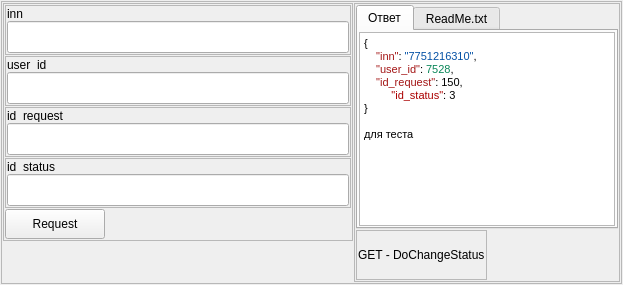
          <widget class="QWidget" name="tab_14">
           <attribute name="title">
            <string>Изменить статус</string>
           </attribute>
           <layout class="QHBoxLayout" name="horizontalLayout_24">
            <property name="spacing">
             <number>1</number>
            </property>
            <property name="leftMargin">
             <number>1</number>
            </property>
            <property name="topMargin">
             <number>1</number>
            </property>
            <property name="rightMargin">
             <number>1</number>
            </property>
            <property name="bottomMargin">
             <number>1</number>
            </property>
            <item>
             <widget class="QFrame" name="frame_71">
              <property name="frameShape">
               <enum>QFrame::StyledPanel</enum>
              </property>
              <property name="frameShadow">
               <enum>QFrame::Raised</enum>
              </property>
              <layout class="QHBoxLayout" name="horizontalLayout_43">
               <property name="spacing">
                <number>1</number>
               </property>
               <property name="leftMargin">
                <number>1</number>
               </property>
               <property name="topMargin">
                <number>1</number>
               </property>
               <property name="rightMargin">
                <number>1</number>
               </property>
               <property name="bottomMargin">
                <number>1</number>
               </property>
               <item alignment="Qt::AlignTop">
                <widget class="QFrame" name="frame_97">
                 <property name="minimumSize">
                  <size>
                   <width>350</width>
                   <height>0</height>
                  </size>
                 </property>
                 <property name="maximumSize">
                  <size>
                   <width>350</width>
                   <height>16777215</height>
                  </size>
                 </property>
                 <property name="frameShape">
                  <enum>QFrame::StyledPanel</enum>
                 </property>
                 <property name="frameShadow">
                  <enum>QFrame::Raised</enum>
                 </property>
                 <layout class="QVBoxLayout" name="verticalLayout_76">
                  <property name="spacing">
                   <number>1</number>
                  </property>
                  <property name="leftMargin">
                   <number>1</number>
                  </property>
                  <property name="topMargin">
                   <number>1</number>
                  </property>
                  <property name="rightMargin">
                   <number>1</number>
                  </property>
                  <property name="bottomMargin">
                   <number>1</number>
                  </property>
                  <item>
                   <widget class="QFrame" name="frame_100">
                    <property name="minimumSize">
                     <size>
                      <width>0</width>
                      <height>50</height>
                     </size>
                    </property>
                    <property name="maximumSize">
                     <size>
                      <width>16777215</width>
                      <height>50</height>
                     </size>
                    </property>
                    <property name="frameShape">
                     <enum>QFrame::StyledPanel</enum>
                    </property>
                    <property name="frameShadow">
                     <enum>QFrame::Raised</enum>
                    </property>
                    <layout class="QVBoxLayout" name="verticalLayout_78">
                     <property name="spacing">
                      <number>1</number>
                     </property>
                     <property name="leftMargin">
                      <number>1</number>
                     </property>
                     <property name="topMargin">
                      <number>1</number>
                     </property>
                     <property name="rightMargin">
                      <number>1</number>
                     </property>
                     <property name="bottomMargin">
                      <number>1</number>
                     </property>
                     <item>
                      <widget class="QLabel" name="label_40">
                       <property name="minimumSize">
                        <size>
                         <width>0</width>
                         <height>13</height>
                        </size>
                       </property>
                       <property name="maximumSize">
                        <size>
                         <width>16777215</width>
                         <height>13</height>
                        </size>
                       </property>
                       <property name="text">
                        <string>inn</string>
                       </property>
                      </widget>
                     </item>
                     <item>
                      <widget class="QLineEdit" name="text_inn_DoChangeStatus">
                       <property name="minimumSize">
                        <size>
                         <width>0</width>
                         <height>32</height>
                        </size>
                       </property>
                       <property name="text">
                        <string/>
                       </property>
                      </widget>
                     </item>
                    </layout>
                   </widget>
                  </item>
                  <item>
                   <widget class="QFrame" name="frame_101">
                    <property name="minimumSize">
                     <size>
                      <width>0</width>
                      <height>50</height>
                     </size>
                    </property>
                    <property name="maximumSize">
                     <size>
                      <width>16777215</width>
                      <height>50</height>
                     </size>
                    </property>
                    <property name="frameShape">
                     <enum>QFrame::StyledPanel</enum>
                    </property>
                    <property name="frameShadow">
                     <enum>QFrame::Raised</enum>
                    </property>
                    <layout class="QVBoxLayout" name="verticalLayout_79">
                     <property name="spacing">
                      <number>1</number>
                     </property>
                     <property name="leftMargin">
                      <number>1</number>
                     </property>
                     <property name="topMargin">
                      <number>1</number>
                     </property>
                     <property name="rightMargin">
                      <number>1</number>
                     </property>
                     <property name="bottomMargin">
                      <number>1</number>
                     </property>
                     <item>
                      <widget class="QLabel" name="label_57">
                       <property name="minimumSize">
                        <size>
                         <width>0</width>
                         <height>13</height>
                        </size>
                       </property>
                       <property name="maximumSize">
                        <size>
                         <width>16777215</width>
                         <height>13</height>
                        </size>
                       </property>
                       <property name="text">
                        <string>user_id</string>
                       </property>
                      </widget>
                     </item>
                     <item>
                      <widget class="QLineEdit" name="text_user_id_DoChangeStatus">
                       <property name="minimumSize">
                        <size>
                         <width>0</width>
                         <height>32</height>
                        </size>
                       </property>
                      </widget>
                     </item>
                    </layout>
                   </widget>
                  </item>
                  <item>
                   <widget class="QFrame" name="frame_102">
                    <property name="minimumSize">
                     <size>
                      <width>0</width>
                      <height>50</height>
                     </size>
                    </property>
                    <property name="maximumSize">
                     <size>
                      <width>16777215</width>
                      <height>50</height>
                     </size>
                    </property>
                    <property name="frameShape">
                     <enum>QFrame::StyledPanel</enum>
                    </property>
                    <property name="frameShadow">
                     <enum>QFrame::Raised</enum>
                    </property>
                    <layout class="QVBoxLayout" name="verticalLayout_80">
                     <property name="spacing">
                      <number>1</number>
                     </property>
                     <property name="leftMargin">
                      <number>1</number>
                     </property>
                     <property name="topMargin">
                      <number>1</number>
                     </property>
                     <property name="rightMargin">
                      <number>1</number>
                     </property>
                     <property name="bottomMargin">
                      <number>1</number>
                     </property>
                     <item>
                      <widget class="QLabel" name="label_59">
                       <property name="minimumSize">
                        <size>
                         <width>0</width>
                         <height>13</height>
                        </size>
                       </property>
                       <property name="maximumSize">
                        <size>
                         <width>16777215</width>
                         <height>13</height>
                        </size>
                       </property>
                       <property name="text">
                        <string>id_request</string>
                       </property>
                      </widget>
                     </item>
                     <item>
                      <widget class="QLineEdit" name="text_id_request_DoChangeStatus">
                       <property name="minimumSize">
                        <size>
                         <width>0</width>
                         <height>32</height>
                        </size>
                       </property>
                      </widget>
                     </item>
                    </layout>
                   </widget>
                  </item>
                  <item>
                   <widget class="QFrame" name="frame_103">
                    <property name="minimumSize">
                     <size>
                      <width>0</width>
                      <height>50</height>
                     </size>
                    </property>
                    <property name="maximumSize">
                     <size>
                      <width>16777215</width>
                      <height>50</height>
                     </size>
                    </property>
                    <property name="frameShape">
                     <enum>QFrame::StyledPanel</enum>
                    </property>
                    <property name="frameShadow">
                     <enum>QFrame::Raised</enum>
                    </property>
                    <layout class="QVBoxLayout" name="verticalLayout_81">
                     <property name="spacing">
                      <number>1</number>
                     </property>
                     <property name="leftMargin">
                      <number>1</number>
                     </property>
                     <property name="topMargin">
                      <number>1</number>
                     </property>
                     <property name="rightMargin">
                      <number>1</number>
                     </property>
                     <property name="bottomMargin">
                      <number>1</number>
                     </property>
                     <item>
                      <widget class="QLabel" name="label_60">
                       <property name="minimumSize">
                        <size>
                         <width>0</width>
                         <height>13</height>
                        </size>
                       </property>
                       <property name="maximumSize">
                        <size>
                         <width>16777215</width>
                         <height>13</height>
                        </size>
                       </property>
                       <property name="text">
                        <string>id_status</string>
                       </property>
                      </widget>
                     </item>
                     <item>
                      <widget class="QLineEdit" name="text_id_status_DoChangeStatus">
                       <property name="minimumSize">
                        <size>
                         <width>0</width>
                         <height>32</height>
                        </size>
                       </property>
                      </widget>
                     </item>
                    </layout>
                   </widget>
                  </item>
                  <item>
                   <widget class="QPushButton" name="bt_DoChangeStatus">
                    <property name="minimumSize">
                     <size>
                      <width>100</width>
                      <height>30</height>
                     </size>
                    </property>
                    <property name="maximumSize">
                     <size>
                      <width>100</width>
                      <height>30</height>
                     </size>
                    </property>
                    <property name="text">
                     <string>Request</string>
                    </property>
                   </widget>
                  </item>
                 </layout>
                </widget>
               </item>
               <item>
                <widget class="QFrame" name="frame_3">
                 <property name="frameShape">
                  <enum>QFrame::StyledPanel</enum>
                 </property>
                 <property name="frameShadow">
                  <enum>QFrame::Raised</enum>
                 </property>
                 <layout class="QVBoxLayout" name="verticalLayout_93">
                  <property name="spacing">
                   <number>1</number>
                  </property>
                  <property name="leftMargin">
                   <number>1</number>
                  </property>
                  <property name="topMargin">
                   <number>1</number>
                  </property>
                  <property name="rightMargin">
                   <number>1</number>
                  </property>
                  <property name="bottomMargin">
                   <number>1</number>
                  </property>
                  <item>
                   <widget class="QTabWidget" name="tabWidget_10">
                    <property name="currentIndex">
                     <number>0</number>
                    </property>
                    <widget class="QWidget" name="tab_30">
                     <attribute name="title">
                      <string>Ответ</string>
                     </attribute>
                     <layout class="QHBoxLayout" name="horizontalLayout_33">
                      <property name="spacing">
                       <number>1</number>
                      </property>
                      <property name="leftMargin">
                       <number>1</number>
                      </property>
                      <property name="topMargin">
                       <number>1</number>
                      </property>
                      <property name="rightMargin">
                       <number>1</number>
                      </property>
                      <property name="bottomMargin">
                       <number>1</number>
                      </property>
                      <item>
                       <widget class="QTextBrowser" name="browser_DoChangeStatus">
                        <property name="html">
                         <string>&lt;!DOCTYPE HTML PUBLIC &quot;-//W3C//DTD HTML 4.0//EN&quot; &quot;http://www.w3.org/TR/REC-html40/strict.dtd&quot;&gt;
&lt;html&gt;&lt;head&gt;&lt;meta name=&quot;qrichtext&quot; content=&quot;1&quot; /&gt;&lt;style type=&quot;text/css&quot;&gt;
p, li { white-space: pre-wrap; }
&lt;/style&gt;&lt;/head&gt;&lt;body style=&quot; font-family:'MS Shell Dlg 2'; font-size:8.25pt; font-weight:400; font-style:normal;&quot;&gt;
&lt;p style=&quot; margin-top:0px; margin-bottom:0px; margin-left:0px; margin-right:0px; -qt-block-indent:0; text-indent:0px;&quot;&gt;&lt;span style=&quot; font-family:'IBMPlexMono,  Courier New , monospace,Consolas,Courier New,monospace'; font-size:8pt; color:#000000;&quot;&gt;{&lt;/span&gt;&lt;/p&gt;
&lt;p style=&quot; margin-top:0px; margin-bottom:0px; margin-left:0px; margin-right:0px; -qt-block-indent:0; text-indent:0px;&quot;&gt;&lt;span style=&quot; font-family:'IBMPlexMono,  Courier New , monospace,Consolas,Courier New,monospace'; font-size:8pt; color:#000000;&quot;&gt;    &lt;/span&gt;&lt;span style=&quot; font-family:'IBMPlexMono,  Courier New , monospace,Consolas,Courier New,monospace'; font-size:8pt; color:#a31515;&quot;&gt;&amp;quot;inn&amp;quot;&lt;/span&gt;&lt;span style=&quot; font-family:'IBMPlexMono,  Courier New , monospace,Consolas,Courier New,monospace'; font-size:8pt; color:#000000;&quot;&gt;: &lt;/span&gt;&lt;span style=&quot; font-family:'IBMPlexMono,  Courier New , monospace,Consolas,Courier New,monospace'; font-size:8pt; color:#0451a5;&quot;&gt;&amp;quot;7751216310&amp;quot;&lt;/span&gt;&lt;span style=&quot; font-family:'IBMPlexMono,  Courier New , monospace,Consolas,Courier New,monospace'; font-size:8pt; color:#000000;&quot;&gt;,&lt;/span&gt;&lt;/p&gt;
&lt;p style=&quot; margin-top:0px; margin-bottom:0px; margin-left:0px; margin-right:0px; -qt-block-indent:0; text-indent:0px;&quot;&gt;&lt;span style=&quot; font-family:'IBMPlexMono,  Courier New , monospace,Consolas,Courier New,monospace'; font-size:8pt; color:#000000;&quot;&gt;    &lt;/span&gt;&lt;span style=&quot; font-family:'IBMPlexMono,  Courier New , monospace,Consolas,Courier New,monospace'; font-size:8pt; color:#a31515;&quot;&gt;&amp;quot;user_id&amp;quot;&lt;/span&gt;&lt;span style=&quot; font-family:'IBMPlexMono,  Courier New , monospace,Consolas,Courier New,monospace'; font-size:8pt; color:#000000;&quot;&gt;: &lt;/span&gt;&lt;span style=&quot; font-family:'IBMPlexMono,  Courier New , monospace,Consolas,Courier New,monospace'; font-size:8pt; color:#098658;&quot;&gt;7528&lt;/span&gt;&lt;span style=&quot; font-family:'IBMPlexMono,  Courier New , monospace,Consolas,Courier New,monospace'; font-size:8pt; color:#000000;&quot;&gt;,&lt;/span&gt;&lt;/p&gt;
&lt;p style=&quot; margin-top:0px; margin-bottom:0px; margin-left:0px; margin-right:0px; -qt-block-indent:0; text-indent:0px;&quot;&gt;&lt;span style=&quot; font-family:'IBMPlexMono,  Courier New , monospace,Consolas,Courier New,monospace'; font-size:8pt; color:#000000;&quot;&gt;    &lt;/span&gt;&lt;span style=&quot; font-family:'IBMPlexMono,  Courier New , monospace,Consolas,Courier New,monospace'; font-size:8pt; color:#a31515;&quot;&gt;&amp;quot;id_request&amp;quot;&lt;/span&gt;&lt;span style=&quot; font-family:'IBMPlexMono,  Courier New , monospace,Consolas,Courier New,monospace'; font-size:8pt; color:#000000;&quot;&gt;: 150,&lt;/span&gt;&lt;/p&gt;
&lt;p style=&quot; margin-top:0px; margin-bottom:0px; margin-left:0px; margin-right:0px; -qt-block-indent:0; text-indent:0px;&quot;&gt;        &lt;span style=&quot; color:#aa0000;&quot;&gt; &amp;quot;id_status&amp;quot;&lt;/span&gt;: 3&lt;/p&gt;
&lt;p style=&quot; margin-top:0px; margin-bottom:0px; margin-left:0px; margin-right:0px; -qt-block-indent:0; text-indent:0px;&quot;&gt;&lt;span style=&quot; font-family:'IBMPlexMono,  Courier New , monospace,Consolas,Courier New,monospace'; font-size:8pt; color:#000000;&quot;&gt;}&lt;/span&gt;&lt;/p&gt;
&lt;p style=&quot;-qt-paragraph-type:empty; margin-top:0px; margin-bottom:0px; margin-left:0px; margin-right:0px; -qt-block-indent:0; text-indent:0px; font-family:'IBMPlexMono,  Courier New , monospace,Consolas,Courier New,monospace'; font-size:8pt; color:#000000;&quot;&gt;&lt;br /&gt;&lt;/p&gt;
&lt;p style=&quot; margin-top:0px; margin-bottom:0px; margin-left:0px; margin-right:0px; -qt-block-indent:0; text-indent:0px;&quot;&gt;&lt;span style=&quot; font-family:'IBMPlexMono,  Courier New , monospace,Consolas,Courier New,monospace'; font-size:8pt; color:#000000;&quot;&gt;для теста&lt;/span&gt;&lt;/p&gt;&lt;/body&gt;&lt;/html&gt;</string>
                        </property>
                       </widget>
                      </item>
                     </layout>
                    </widget>
                    <widget class="QWidget" name="tab_10">
                     <attribute name="title">
                      <string>ReadMe.txt</string>
                     </attribute>
                     <layout class="QHBoxLayout" name="horizontalLayout_63">
                      <property name="spacing">
                       <number>1</number>
                      </property>
                      <property name="leftMargin">
                       <number>1</number>
                      </property>
                      <property name="topMargin">
                       <number>1</number>
                      </property>
                      <property name="rightMargin">
                       <number>1</number>
                      </property>
                      <property name="bottomMargin">
                       <number>1</number>
                      </property>
                      <item>
                       <widget class="QTextBrowser" name="readme_DoChangeStatus">
                        <property name="html">
                         <string>&lt;!DOCTYPE HTML PUBLIC &quot;-//W3C//DTD HTML 4.0//EN&quot; &quot;http://www.w3.org/TR/REC-html40/strict.dtd&quot;&gt;
&lt;html&gt;&lt;head&gt;&lt;meta name=&quot;qrichtext&quot; content=&quot;1&quot; /&gt;&lt;style type=&quot;text/css&quot;&gt;
p, li { white-space: pre-wrap; }
&lt;/style&gt;&lt;/head&gt;&lt;body style=&quot; font-family:'MS Shell Dlg 2'; font-size:8.25pt; font-weight:400; font-style:normal;&quot;&gt;
&lt;p style=&quot; margin-top:0px; margin-bottom:0px; margin-left:0px; margin-right:0px; -qt-block-indent:0; text-indent:0px;&quot;&gt;Информация отсутствует!&lt;/p&gt;&lt;/body&gt;&lt;/html&gt;</string>
                        </property>
                       </widget>
                      </item>
                     </layout>
                    </widget>
                   </widget>
                  </item>
                  <item alignment="Qt::AlignLeft">
                   <widget class="QFrame" name="frame_110">
                    <property name="minimumSize">
                     <size>
                      <width>0</width>
                      <height>50</height>
                     </size>
                    </property>
                    <property name="maximumSize">
                     <size>
                      <width>16777215</width>
                      <height>50</height>
                     </size>
                    </property>
                    <property name="frameShape">
                     <enum>QFrame::StyledPanel</enum>
                    </property>
                    <property name="frameShadow">
                     <enum>QFrame::Raised</enum>
                    </property>
                    <layout class="QHBoxLayout" name="horizontalLayout_44">
                     <property name="spacing">
                      <number>1</number>
                     </property>
                     <property name="leftMargin">
                      <number>1</number>
                     </property>
                     <property name="topMargin">
                      <number>1</number>
                     </property>
                     <property name="rightMargin">
                      <number>1</number>
                     </property>
                     <property name="bottomMargin">
                      <number>1</number>
                     </property>
                     <item alignment="Qt::AlignHCenter|Qt::AlignVCenter">
                      <widget class="QLabel" name="label_66">
                       <property name="text">
                        <string>GET - DoChangeStatus</string>
                       </property>
                      </widget>
                     </item>
                    </layout>
                   </widget>
                  </item>
                 </layout>
                </widget>
               </item>
              </layout>
             </widget>
            </item>
           </layout>
          </widget>
